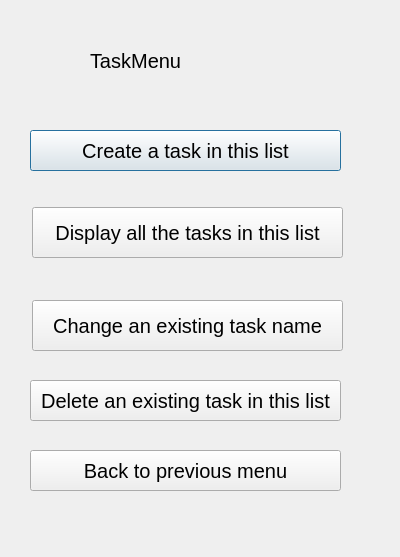
<?xml version="1.0" encoding="UTF-8"?>
<ui version="4.0">
 <class>thirdmain</class>
 <widget class="QDialog" name="thirdmain">
  <property name="geometry">
   <rect>
    <x>0</x>
    <y>0</y>
    <width>400</width>
    <height>557</height>
   </rect>
  </property>
  <property name="windowTitle">
   <string>Dialog</string>
  </property>
  <widget class="QLabel" name="label">
   <property name="geometry">
    <rect>
     <x>90</x>
     <y>40</y>
     <width>211</width>
     <height>41</height>
    </rect>
   </property>
   <property name="font">
    <font>
     <pointsize>15</pointsize>
    </font>
   </property>
   <property name="text">
    <string>TaskMenu</string>
   </property>
  </widget>
  <widget class="QPushButton" name="pushButton">
   <property name="geometry">
    <rect>
     <x>30</x>
     <y>130</y>
     <width>311</width>
     <height>41</height>
    </rect>
   </property>
   <property name="font">
    <font>
     <pointsize>15</pointsize>
    </font>
   </property>
   <property name="text">
    <string>Create a task in this list</string>
   </property>
  </widget>
  <widget class="QPushButton" name="pushButton_2">
   <property name="geometry">
    <rect>
     <x>32</x>
     <y>207</y>
     <width>311</width>
     <height>51</height>
    </rect>
   </property>
   <property name="font">
    <font>
     <pointsize>15</pointsize>
    </font>
   </property>
   <property name="text">
    <string>Display all the tasks in this list</string>
   </property>
  </widget>
  <widget class="QPushButton" name="pushButton_3">
   <property name="geometry">
    <rect>
     <x>30</x>
     <y>450</y>
     <width>311</width>
     <height>41</height>
    </rect>
   </property>
   <property name="font">
    <font>
     <pointsize>15</pointsize>
    </font>
   </property>
   <property name="text">
    <string>Back to previous menu</string>
   </property>
  </widget>
  <widget class="QPushButton" name="pushButton_4">
   <property name="geometry">
    <rect>
     <x>30</x>
     <y>380</y>
     <width>311</width>
     <height>41</height>
    </rect>
   </property>
   <property name="font">
    <font>
     <pointsize>15</pointsize>
    </font>
   </property>
   <property name="text">
    <string>Delete an existing task in this list</string>
   </property>
  </widget>
  <widget class="QPushButton" name="pushButton_5">
   <property name="geometry">
    <rect>
     <x>32</x>
     <y>300</y>
     <width>311</width>
     <height>51</height>
    </rect>
   </property>
   <property name="font">
    <font>
     <pointsize>15</pointsize>
    </font>
   </property>
   <property name="text">
    <string>Change an existing task name</string>
   </property>
  </widget>
 </widget>
 <resources/>
 <connections/>
</ui>
